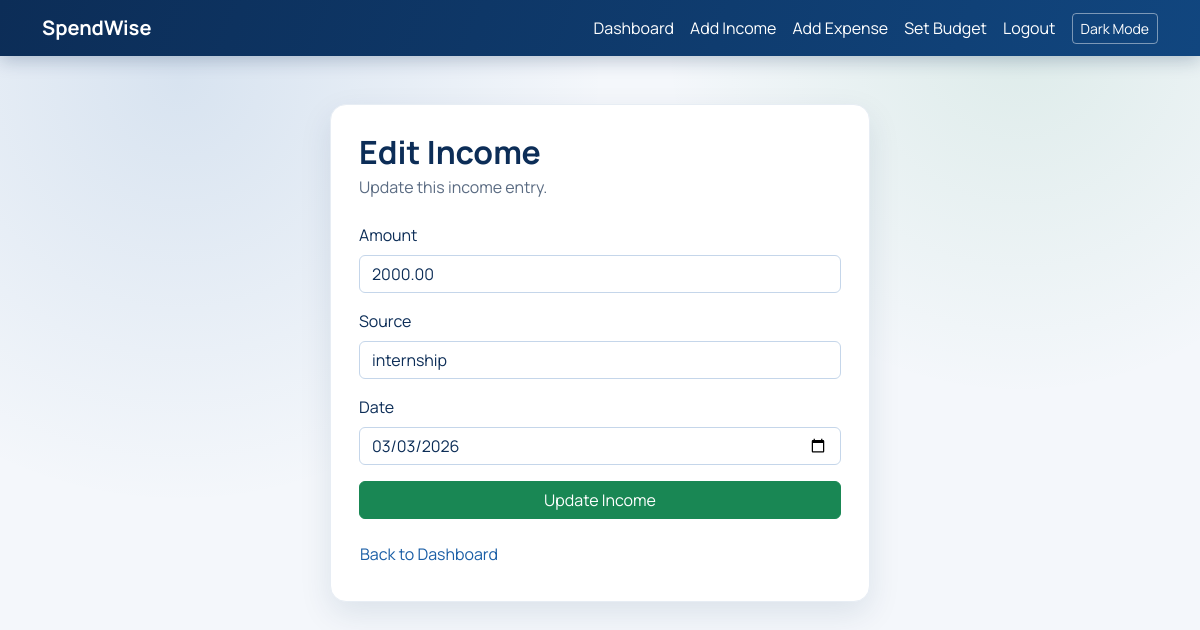
Page /user/income/edit/1/ (signed in) on the committed database.
### core/models.py (models this page shows, shortened)
class Income(models.Model):
    user=models.ForeignKey(User, on_delete=models.CASCADE)
    amount=models.DecimalField(max_digits=10, decimal_places=2)
    source=models.CharField(max_length=100)
    date=models.DateField()
    createdAt=models.DateTimeField(auto_now_add=True)

### core/views.py (the view)
# urls.py: path('user/income/edit/<int:id>/' ,editIncome, name='editIncome'),
def editIncome(request, id):
    income=get_object_or_404(Income, id=id, user=request.user)
    if request.method=='POST':
        income.amount=request.POST.get('amount')
        income.source=request.POST.get('source')
        income.date=request.POST.get('date')
        income.save()
        return redirect('dashboard')
    return render(request, 'editIncome.html', {'income': income})

### core/templates/editIncome.html (shortened to what this page needs)
{% extends 'base.html' %}
{% block content %}
<div class="app-card auth-card">
    <h2 class="fw-bold mb-1">Edit Income</h2>
    <p class="text-secondary mb-4">Update this income entry.</p>
    <form method="POST">
        <div class="mb-3">
            <label class="form-label">Amount</label>
            <input type="number" class="form-control" step="0.01" name="amount" value="{{ income.amount }}" required>
        </div>
        <div class="mb-3">
            <label class="form-label">Source</label>
            <input type="text" class="form-control" name="source" value="{{ income.source }}" required>
        </div>
        <div class="mb-3">
            <label class="form-label">Date</label>
            <input type="date" class="form-control" name="date" value="{{ income.date|date:'Y-m-d' }}" required>
        </div>
        <button type="submit" class="btn btn-income w-100">Update Income</button>
    </form>
    <a href="{% url 'dashboard' %}" class="btn btn-link text-decoration-none px-0 mt-3">Back to Dashboard</a>
</div>
{% endblock %}

### core/static/core/css/style.css (style rules this page uses)
:root { --sw-blue-900: #0c2d57; --sw-blue-800: #11467f; --sw-blue-700: #1a5ea6; --sw-white: #ffffff; --sw-gray-50: #f4f7fb; --sw-gray-100: #e7edf4; --sw-gray-600: #5a6b82; --sw-income: #198754; --sw-expense: #dc3545; --sw-shadow: 0 12px 32px rgba(12, 45, 87, 0.1); --sw-page-bg: #f4f7fb; --sw-surface: #ffffff; --sw-border: #e7edf4; --sw-text-primary: #0c2d57; --sw-text-muted: #5a6b82; --sw-nav-start: #0c2d57; --sw-nav-end: #11467f; --sw-nav-link: #ffffff; --sw-nav-link-hover: #cfe3ff; --sw-badge-bg: #d7e8ff; --sw-badge-border: #bcd8ff; --sw-badge-text: #0c2d57; --sw-focus-border: #c5d6ea; --sw-spot-1: rgba(26, 94, 166, 0.13); --sw-spot-2: rgba(25, 135, 84, 0.1); --sw-link: #1a5ea6; --sw-link-hover: #11467f; --sw-button-text: #ffffff; }
body.app-body { font-family: "Manrope", sans-serif; background: radial-gradient(circle at 15% 10%, var(--sw-spot-1), transparent 34%), radial-gradient(circle at 85% 5%, var(--sw-spot-2), transparent 28%), var(--sw-page-bg); color: var(--sw-text-primary); min-height: 100vh; }
.hero-section, .app-card { background: var(--sw-surface); border: 1px solid var(--sw-border); border-radius: 1rem; box-shadow: var(--sw-shadow); overflow: hidden; }
.text-secondary { color: var(--sw-text-muted) !important; }
.auth-card { max-width: 540px; margin: 0 auto; padding: 1.75rem; }
.form-control, .form-select, .form-control:focus, .form-select:focus { border-color: var(--sw-focus-border); box-shadow: none; }
.form-control, .form-select, .table, .table th, .table td { color: var(--sw-text-primary); }
.form-control::placeholder, textarea::placeholder { color: var(--sw-text-muted); opacity: 0.8; }
.btn-income { color: var(--sw-white); background-color: var(--sw-income); border-color: var(--sw-income); }
a, .btn-link { color: var(--sw-link); }

### rows in the picture
Income: amount "2000.00", source "internship", date "03/03/2026"
